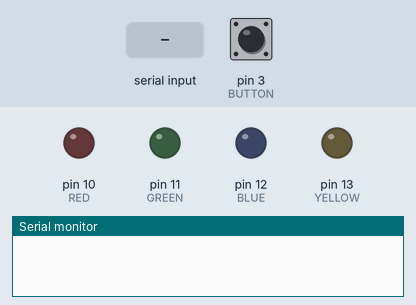
Recording of a sketch running on a simulated Arduino Uno, built with avr-gcc and run on an emulated ATmega328P. On the bench: output pins drawn as LEDs (lit = HIGH), the last lines printed to the serial monitor. Inputs (shaded band) come from the test bench; at power-on: pin 3 (BUTTON) LOW.

Above: at 1.2 s.
1.3 s: "1\n" received over Serial
At 2.0 s:
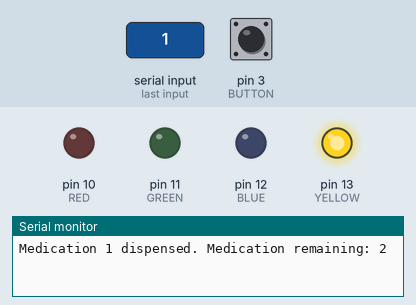
4.3 s: pin 3 (BUTTON) pulled HIGH for 0.15 s
At 5.4 s:
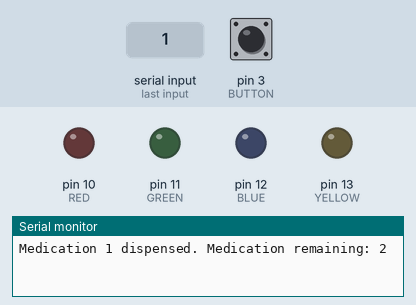
5.9 s: "3\n" received over Serial
At 6.7 s:
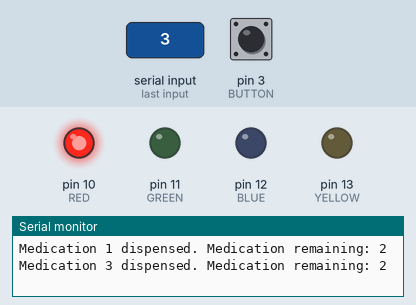
7.4 s: pin 3 (BUTTON) pulled HIGH for 1 s
At 7.8 s:
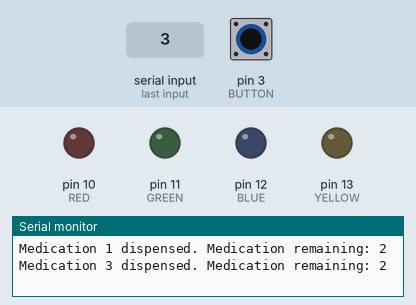
9.9 s: "4\n" received over Serial
At 11.0 s:
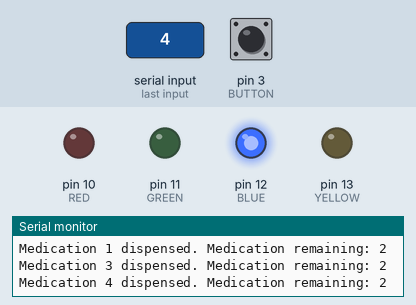
Timing chart, 0 to 12.4 s (numbered marks = the images above; inputs shaded):
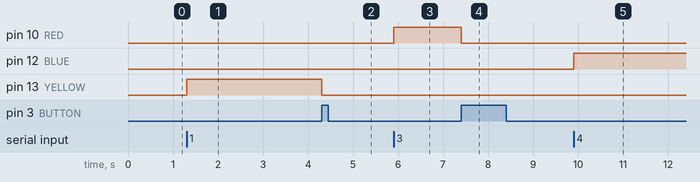

The sketch:

demo.ino
```cpp
#define YELLOW 13
#define BLUE 12
#define GREEN 11
#define RED 10
#define BUTTON 3
#define COMPARTMENTS 4

bool flag = 0;
//char data[1];
int medAmount[COMPARTMENTS];

void setup() {
  for (int i = 0; i < COMPARTMENTS; i++) {
    medAmount[i] = 3;
  }
  pinMode(YELLOW, OUTPUT);
  pinMode(BLUE, OUTPUT);
  pinMode(GREEN, OUTPUT);
  pinMode(RED, OUTPUT);
  pinMode(BUTTON, INPUT);
  Serial.begin(9600);
}

void loop() {

  if (digitalRead(BUTTON)) {
    flag = 0;
    clear_LEDs();
  }

  if (Serial.available() > 0) {
    if (flag) {
      Serial.println("Medication not yet taken.");
      Serial.readStringUntil('\n');
    } else {
      clear_LEDs();
      dispense();
    }
  }

}


void clear_LEDs() {
  digitalWrite(YELLOW, LOW);
  digitalWrite(BLUE, LOW);
  digitalWrite(GREEN, LOW);
  digitalWrite(RED, LOW);
}

void dispense() {
  String data = Serial.readStringUntil('\n');
  if (data == "1") {
    if (medAmount[0] > 0) {
      digitalWrite(YELLOW, HIGH);
      Serial.print("Medication 1 dispensed. Medication remaining: ");
      medAmount[0]--;
      Serial.println(medAmount[0]);
      flag = 1;
    } else {
      Serial.println("Compartment 1 is out of medication.");
    }
  } else if (data == "2") {
    if (medAmount[1] > 0) {
      digitalWrite(GREEN, HIGH);
      Serial.print("Medication 2 dispensed. Medication remaining: ");
      medAmount[1]--;
      Serial.println(medAmount[1]);
      flag = 1;
    } else {
      Serial.println("Compartment 2 is out of medication.");
    }
  } else if (data == "3") {
    if (medAmount[2] > 0) {
      digitalWrite(RED, HIGH);
      Serial.print("Medication 3 dispensed. Medication remaining: ");
      medAmount[2]--;
      Serial.println(medAmount[2]);
      flag = 1;
    } else {
      Serial.println("Compartment 3 is out of medication.");
    }
  } else if (data == "4") {
    if (medAmount[3] > 0) {
      digitalWrite(BLUE, HIGH);
      Serial.print("Medication 4 dispensed. Medication remaining: ");
      medAmount[3]--;
      Serial.println(medAmount[3]);
      flag = 1;
    } else {
      Serial.println("Compartment 4 is out of medication.");
    }
  } else {
    Serial.println("Invalid input.");
  }
}
```

Measured:
- after the input at 1.3 s, pin 13 (YELLOW): LOW → HIGH at once
- after the input at 4.3 s, pin 13 (YELLOW): HIGH → LOW at once
- after the input at 5.9 s, pin 10 (RED): LOW → HIGH at once
- after the input at 7.4 s, pin 10 (RED): HIGH → LOW at once
- after the input at 9.9 s, pin 12 (BLUE): LOW → HIGH at once
